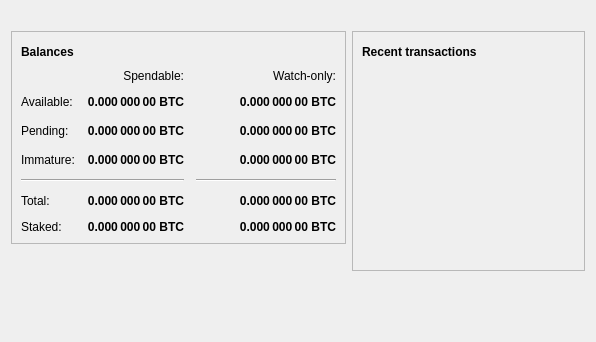
<?xml version="1.0" encoding="UTF-8"?>
<ui version="4.0">
 <class>OverviewPage</class>
 <widget class="QWidget" name="OverviewPage">
  <property name="geometry">
   <rect>
    <x>0</x>
    <y>0</y>
    <width>596</width>
    <height>342</height>
   </rect>
  </property>
  <property name="windowTitle">
   <string>Form</string>
  </property>
  <layout class="QVBoxLayout" name="topLayout">
   <item>
    <widget class="QLabel" name="labelAlerts">
     <property name="visible">
      <bool>false</bool>
     </property>
     <property name="styleSheet">
      <string notr="true">background-color: #3cb054; color:#ffffff;QLabel { background-color: qlineargradient(x1: 0, y1: 0, x2: 1, y2: 0, stop:0 #F0D0A0, st    op:1 #F8D488); color:#000000; }</string>
     </property>
     <property name="wordWrap">
      <bool>true</bool>
     </property>
     <property name="margin">
      <number>3</number>
     </property>
     <property name="textInteractionFlags">
      <set>Qt::TextSelectableByMouse</set>
     </property>
    </widget>
   </item>
   <item>
    <layout class="QHBoxLayout" name="horizontalLayout" stretch="1,1">
     <item>
      <layout class="QVBoxLayout" name="verticalLayout_2">
       <item>
        <widget class="QFrame" name="frame">
         <property name="frameShape">
          <enum>QFrame::StyledPanel</enum>
         </property>
         <property name="frameShadow">
          <enum>QFrame::Raised</enum>
         </property>
         <layout class="QVBoxLayout" name="verticalLayout_4">
          <item>
           <layout class="QHBoxLayout" name="horizontalLayout_4">
            <item>
             <widget class="QLabel" name="label_5">
              <property name="font">
               <font>
                <weight>75</weight>
                <bold>true</bold>
               </font>
              </property>
              <property name="text">
               <string>Balances</string>
              </property>
             </widget>
            </item>
            <item>
             <widget class="QPushButton" name="labelWalletStatus">
              <property name="enabled">
               <bool>true</bool>
              </property>
              <property name="maximumSize">
               <size>
                <width>30</width>
                <height>16777215</height>
               </size>
              </property>
              <property name="toolTip">
               <string>The displayed information may be out of date. Your wallet automatically synchronizes with the Slimcoin network after a connection is established, but this process has not completed yet.</string>
              </property>
              <property name="text">
               <string/>
              </property>
              <property name="icon">
               <iconset resource="../bitcoin.qrc">
                <normaloff>:/icons/warning</normaloff>
                <disabledoff>:/icons/warning</disabledoff>:/icons/warning</iconset>
              </property>
              <property name="iconSize">
               <size>
                <width>24</width>
                <height>24</height>
               </size>
              </property>
              <property name="flat">
               <bool>true</bool>
              </property>
             </widget>
            </item>
            <item>
             <spacer name="horizontalSpacer_3">
              <property name="orientation">
               <enum>Qt::Horizontal</enum>
              </property>
              <property name="sizeHint" stdset="0">
               <size>
                <width>40</width>
                <height>20</height>
               </size>
              </property>
             </spacer>
            </item>
           </layout>
          </item>
          <item>
           <layout class="QGridLayout" name="gridLayout">
            <property name="spacing">
             <number>12</number>
            </property>
            <item row="2" column="2">
             <widget class="QLabel" name="labelWatchPending">
              <property name="font">
               <font>
                <weight>75</weight>
                <bold>true</bold>
               </font>
              </property>
              <property name="cursor">
               <cursorShape>IBeamCursor</cursorShape>
              </property>
              <property name="toolTip">
               <string>Unconfirmed transactions to watch-only addresses</string>
              </property>
              <property name="text">
               <string notr="true">0.000 000 00 BTC</string>
              </property>
              <property name="alignment">
               <set>Qt::AlignRight|Qt::AlignTrailing|Qt::AlignVCenter</set>
              </property>
              <property name="textInteractionFlags">
               <set>Qt::LinksAccessibleByMouse|Qt::TextSelectableByKeyboard|Qt::TextSelectableByMouse</set>
              </property>
             </widget>
            </item>
            <item row="2" column="1">
             <widget class="QLabel" name="labelUnconfirmed">
              <property name="font">
               <font>
                <weight>75</weight>
                <bold>true</bold>
               </font>
              </property>
              <property name="cursor">
               <cursorShape>IBeamCursor</cursorShape>
              </property>
              <property name="toolTip">
               <string>Total of transactions that have yet to be confirmed, and do not yet count toward the spendable balance</string>
              </property>
              <property name="text">
               <string notr="true">0.000 000 00 BTC</string>
              </property>
              <property name="alignment">
               <set>Qt::AlignRight|Qt::AlignTrailing|Qt::AlignVCenter</set>
              </property>
              <property name="textInteractionFlags">
               <set>Qt::LinksAccessibleByMouse|Qt::TextSelectableByKeyboard|Qt::TextSelectableByMouse</set>
              </property>
             </widget>
            </item>
            <item row="3" column="2">
             <widget class="QLabel" name="labelWatchImmature">
              <property name="font">
               <font>
                <weight>75</weight>
                <bold>true</bold>
               </font>
              </property>
              <property name="cursor">
               <cursorShape>IBeamCursor</cursorShape>
              </property>
              <property name="toolTip">
               <string>Mined balance in watch-only addresses that has not yet matured</string>
              </property>
              <property name="text">
               <string notr="true">0.000 000 00 BTC</string>
              </property>
              <property name="alignment">
               <set>Qt::AlignRight|Qt::AlignTrailing|Qt::AlignVCenter</set>
              </property>
              <property name="textInteractionFlags">
               <set>Qt::LinksAccessibleByMouse|Qt::TextSelectableByKeyboard|Qt::TextSelectableByMouse</set>
              </property>
             </widget>
            </item>
            <item row="4" column="0" colspan="2">
             <widget class="Line" name="line">
              <property name="orientation">
               <enum>Qt::Horizontal</enum>
              </property>
             </widget>
            </item>
            <item row="4" column="2">
             <widget class="Line" name="lineWatchBalance">
              <property name="sizePolicy">
               <sizepolicy hsizetype="Preferred" vsizetype="Fixed">
                <horstretch>0</horstretch>
                <verstretch>0</verstretch>
               </sizepolicy>
              </property>
              <property name="minimumSize">
               <size>
                <width>140</width>
                <height>0</height>
               </size>
              </property>
              <property name="orientation">
               <enum>Qt::Horizontal</enum>
              </property>
             </widget>
            </item>
            <item row="5" column="0">
             <widget class="QLabel" name="labelTotalText">
              <property name="text">
               <string>Total:</string>
              </property>
             </widget>
            </item>
            <item row="3" column="1">
             <widget class="QLabel" name="labelImmature">
              <property name="font">
               <font>
                <weight>75</weight>
                <bold>true</bold>
               </font>
              </property>
              <property name="cursor">
               <cursorShape>IBeamCursor</cursorShape>
              </property>
              <property name="toolTip">
               <string>Mined balance that has not yet matured</string>
              </property>
              <property name="text">
               <string notr="true">0.000 000 00 BTC</string>
              </property>
              <property name="alignment">
               <set>Qt::AlignRight|Qt::AlignTrailing|Qt::AlignVCenter</set>
              </property>
              <property name="textInteractionFlags">
               <set>Qt::LinksAccessibleByMouse|Qt::TextSelectableByKeyboard|Qt::TextSelectableByMouse</set>
              </property>
             </widget>
            </item>
            <item row="2" column="3">
             <spacer name="horizontalSpacer_2">
              <property name="orientation">
               <enum>Qt::Horizontal</enum>
              </property>
              <property name="sizeHint" stdset="0">
               <size>
                <width>40</width>
                <height>20</height>
               </size>
              </property>
             </spacer>
            </item>
            <item row="3" column="0">
             <widget class="QLabel" name="labelImmatureText">
              <property name="text">
               <string>Immature:</string>
              </property>
             </widget>
            </item>
            <item row="5" column="1">
             <widget class="QLabel" name="labelTotal">
              <property name="font">
               <font>
                <weight>75</weight>
                <bold>true</bold>
               </font>
              </property>
              <property name="cursor">
               <cursorShape>IBeamCursor</cursorShape>
              </property>
              <property name="toolTip">
               <string>Your current total balance</string>
              </property>
              <property name="text">
               <string notr="true">0.000 000 00 BTC</string>
              </property>
              <property name="alignment">
               <set>Qt::AlignRight|Qt::AlignTrailing|Qt::AlignVCenter</set>
              </property>
              <property name="textInteractionFlags">
               <set>Qt::LinksAccessibleByMouse|Qt::TextSelectableByKeyboard|Qt::TextSelectableByMouse</set>
              </property>
             </widget>
            </item>
            <item row="5" column="2">
             <widget class="QLabel" name="labelWatchTotal">
              <property name="font">
               <font>
                <weight>75</weight>
                <bold>true</bold>
               </font>
              </property>
              <property name="cursor">
               <cursorShape>IBeamCursor</cursorShape>
              </property>
              <property name="toolTip">
               <string>Current total balance in watch-only addresses</string>
              </property>
              <property name="text">
               <string notr="true">0.000 000 00 BTC</string>
              </property>
              <property name="alignment">
               <set>Qt::AlignRight|Qt::AlignTrailing|Qt::AlignVCenter</set>
              </property>
              <property name="textInteractionFlags">
               <set>Qt::LinksAccessibleByMouse|Qt::TextSelectableByKeyboard|Qt::TextSelectableByMouse</set>
              </property>
             </widget>
            </item>
            <item row="0" column="2">
             <widget class="QLabel" name="labelWatchonly">
              <property name="text">
               <string>Watch-only:</string>
              </property>
              <property name="alignment">
               <set>Qt::AlignRight|Qt::AlignTrailing|Qt::AlignVCenter</set>
              </property>
             </widget>
            </item>
            <item row="1" column="0">
             <widget class="QLabel" name="labelBalanceText">
              <property name="text">
               <string>Available:</string>
              </property>
             </widget>
            </item>
            <item row="1" column="1">
             <widget class="QLabel" name="labelBalance">
              <property name="font">
               <font>
                <weight>75</weight>
                <bold>true</bold>
               </font>
              </property>
              <property name="cursor">
               <cursorShape>IBeamCursor</cursorShape>
              </property>
              <property name="toolTip">
               <string>Your current spendable balance</string>
              </property>
              <property name="text">
               <string notr="true">0.000 000 00 BTC</string>
              </property>
              <property name="alignment">
               <set>Qt::AlignRight|Qt::AlignTrailing|Qt::AlignVCenter</set>
              </property>
              <property name="textInteractionFlags">
               <set>Qt::LinksAccessibleByMouse|Qt::TextSelectableByKeyboard|Qt::TextSelectableByMouse</set>
              </property>
             </widget>
            </item>
            <item row="1" column="2">
             <widget class="QLabel" name="labelWatchAvailable">
              <property name="font">
               <font>
                <weight>75</weight>
                <bold>true</bold>
               </font>
              </property>
              <property name="cursor">
               <cursorShape>IBeamCursor</cursorShape>
              </property>
              <property name="toolTip">
               <string>Your current balance in watch-only addresses</string>
              </property>
              <property name="text">
               <string notr="true">0.000 000 00 BTC</string>
              </property>
              <property name="alignment">
               <set>Qt::AlignRight|Qt::AlignTrailing|Qt::AlignVCenter</set>
              </property>
              <property name="textInteractionFlags">
               <set>Qt::LinksAccessibleByMouse|Qt::TextSelectableByKeyboard|Qt::TextSelectableByMouse</set>
              </property>
             </widget>
            </item>
            <item row="2" column="0">
             <widget class="QLabel" name="labelPendingText">
              <property name="text">
               <string>Pending:</string>
              </property>
             </widget>
            </item>
            <item row="0" column="1">
             <widget class="QLabel" name="labelSpendable">
              <property name="text">
               <string>Spendable:</string>
              </property>
              <property name="alignment">
               <set>Qt::AlignRight|Qt::AlignTrailing|Qt::AlignVCenter</set>
              </property>
             </widget>
            </item>
            <item row="6" column="0">
             <widget class="QLabel" name="labelStakeText">
              <property name="text">
               <string>Staked:</string>
              </property>
             </widget>
            </item>
            <item row="6" column="1">
             <widget class="QLabel" name="labelStake">
              <property name="font">
               <font>
                <weight>75</weight>
                <bold>true</bold>
               </font>
              </property>
              <property name="cursor">
               <cursorShape>IBeamCursor</cursorShape>
              </property>
              <property name="toolTip">
               <string>Total balance that was used in stake generation</string>
              </property>
              <property name="text">
               <string notr="true">0.000 000 00 BTC</string>
              </property>
              <property name="alignment">
               <set>Qt::AlignRight|Qt::AlignTrailing|Qt::AlignVCenter</set>
              </property>
              <property name="textInteractionFlags">
               <set>Qt::LinksAccessibleByMouse|Qt::TextSelectableByKeyboard|Qt::TextSelectableByMouse</set>
              </property>
             </widget>
            </item>
            <item row="6" column="2">
             <widget class="QLabel" name="labelWatchStake">
              <property name="font">
               <font>
                <weight>75</weight>
                <bold>true</bold>
               </font>
              </property>
              <property name="cursor">
               <cursorShape>IBeamCursor</cursorShape>
              </property>
              <property name="toolTip">
               <string>Total balance that was used for stake generation in watch-only addresses</string>
              </property>
              <property name="text">
               <string notr="true">0.000 000 00 BTC</string>
              </property>
              <property name="alignment">
               <set>Qt::AlignRight|Qt::AlignTrailing|Qt::AlignVCenter</set>
              </property>
              <property name="textInteractionFlags">
               <set>Qt::LinksAccessibleByMouse|Qt::TextSelectableByKeyboard|Qt::TextSelectableByMouse</set>
              </property>
             </widget>
            </item>
           </layout>
          </item>
         </layout>
        </widget>
       </item>
       <item>
        <spacer name="verticalSpacer">
         <property name="orientation">
          <enum>Qt::Vertical</enum>
         </property>
         <property name="sizeHint" stdset="0">
          <size>
           <width>20</width>
           <height>40</height>
          </size>
         </property>
        </spacer>
       </item>
      </layout>
     </item>
     <item>
      <layout class="QVBoxLayout" name="verticalLayout_3">
       <item>
        <widget class="QFrame" name="frame_2">
         <property name="frameShape">
          <enum>QFrame::StyledPanel</enum>
         </property>
         <property name="frameShadow">
          <enum>QFrame::Raised</enum>
         </property>
         <layout class="QVBoxLayout" name="verticalLayout">
          <item>
           <layout class="QHBoxLayout" name="horizontalLayout_2">
            <item>
             <widget class="QLabel" name="label_4">
              <property name="font">
               <font>
                <weight>75</weight>
                <bold>true</bold>
               </font>
              </property>
              <property name="text">
               <string>Recent transactions</string>
              </property>
             </widget>
            </item>
            <item>
             <widget class="QPushButton" name="labelTransactionsStatus">
              <property name="enabled">
               <bool>true</bool>
              </property>
              <property name="maximumSize">
               <size>
                <width>30</width>
                <height>16777215</height>
               </size>
              </property>
              <property name="toolTip">
               <string>The displayed information may be out of date. Your wallet automatically synchronizes with the Slimcoin network after a connection is established, but this process has not completed yet.</string>
              </property>
              <property name="text">
               <string/>
              </property>
              <property name="icon">
               <iconset resource="../bitcoin.qrc">
                <normaloff>:/icons/warning</normaloff>
                <disabledoff>:/icons/warning</disabledoff>:/icons/warning</iconset>
              </property>
              <property name="iconSize">
               <size>
                <width>24</width>
                <height>24</height>
               </size>
              </property>
              <property name="flat">
               <bool>true</bool>
              </property>
             </widget>
            </item>
            <item>
             <spacer name="horizontalSpacer">
              <property name="orientation">
               <enum>Qt::Horizontal</enum>
              </property>
              <property name="sizeHint" stdset="0">
               <size>
                <width>40</width>
                <height>20</height>
               </size>
              </property>
             </spacer>
            </item>
           </layout>
          </item>
          <item>
           <widget class="QListView" name="listTransactions">
            <property name="styleSheet">
             <string notr="true">QListView { background: transparent; }</string>
            </property>
            <property name="frameShape">
             <enum>QFrame::NoFrame</enum>
            </property>
            <property name="verticalScrollBarPolicy">
             <enum>Qt::ScrollBarAlwaysOff</enum>
            </property>
            <property name="horizontalScrollBarPolicy">
             <enum>Qt::ScrollBarAlwaysOff</enum>
            </property>
            <property name="selectionMode">
             <enum>QAbstractItemView::NoSelection</enum>
            </property>
           </widget>
          </item>
         </layout>
        </widget>
       </item>
       <item>
        <spacer name="verticalSpacer_2">
         <property name="orientation">
          <enum>Qt::Vertical</enum>
         </property>
         <property name="sizeHint" stdset="0">
          <size>
           <width>20</width>
           <height>40</height>
          </size>
         </property>
        </spacer>
       </item>
      </layout>
     </item>
    </layout>
   </item>
  </layout>
 </widget>
 <resources/>
 <connections/>
</ui>
